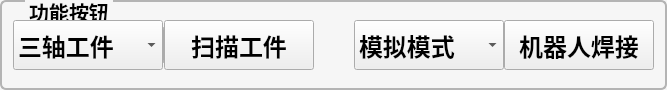
       <widget class="QGroupBox" name="groupBox_5">
        <property name="sizePolicy">
         <sizepolicy hsizetype="Expanding" vsizetype="Expanding">
          <horstretch>0</horstretch>
          <verstretch>0</verstretch>
         </sizepolicy>
        </property>
        <property name="maximumSize">
         <size>
          <width>16777215</width>
          <height>90</height>
         </size>
        </property>
        <property name="font">
         <font>
          <pointsize>15</pointsize>
          <bold>true</bold>
         </font>
        </property>
        <property name="styleSheet">
         <string notr="true">QGroupBox {
	background-color: #f6f6f6;
    border-width: 2px;
    border-radius: 6px;
   border-style:solid;
  border-color: #b4b4b4;
  margin-top: 2ex;
}
QGroupBox::title {
     subcontrol-origin: margin;
     subcontrol-position: top left;
   left:25px;
     margin-left: 0px;
     padding:0 1px;
color: rgb(0, 0, 0);
}</string>
        </property>
        <property name="title">
         <string>功能按钮</string>
        </property>
        <layout class="QGridLayout" name="gridLayout_10">
         <property name="horizontalSpacing">
          <number>0</number>
         </property>
         <item row="0" column="1">
          <widget class="QPushButton" name="pushButton_UpdataWorkbench">
           <property name="minimumSize">
            <size>
             <width>0</width>
             <height>0</height>
            </size>
           </property>
           <property name="maximumSize">
            <size>
             <width>1</width>
             <height>16777215</height>
            </size>
           </property>
           <property name="font">
            <font>
             <pointsize>18</pointsize>
             <bold>true</bold>
            </font>
           </property>
           <property name="text">
            <string/>
           </property>
          </widget>
         </item>
         <item row="0" column="3">
          <spacer name="horizontalSpacer_4">
           <property name="orientation">
            <enum>Qt::Horizontal</enum>
           </property>
           <property name="sizeHint" stdset="0">
            <size>
             <width>40</width>
             <height>20</height>
            </size>
           </property>
          </spacer>
         </item>
         <item row="0" column="2">
          <widget class="QPushButton" name="ProScan">
           <property name="sizePolicy">
            <sizepolicy hsizetype="Expanding" vsizetype="Fixed">
             <horstretch>1</horstretch>
             <verstretch>0</verstretch>
            </sizepolicy>
           </property>
           <property name="minimumSize">
            <size>
             <width>150</width>
             <height>50</height>
            </size>
           </property>
           <property name="font">
            <font>
             <pointsize>18</pointsize>
             <bold>true</bold>
            </font>
           </property>
           <property name="text">
            <string>扫描工件</string>
           </property>
          </widget>
         </item>
         <item row="0" column="5">
          <widget class="QPushButton" name="pushButtonWelding">
           <property name="sizePolicy">
            <sizepolicy hsizetype="Expanding" vsizetype="Fixed">
             <horstretch>1</horstretch>
             <verstretch>0</verstretch>
            </sizepolicy>
           </property>
           <property name="minimumSize">
            <size>
             <width>150</width>
             <height>50</height>
            </size>
           </property>
           <property name="font">
            <font>
             <pointsize>18</pointsize>
             <bold>true</bold>
            </font>
           </property>
           <property name="text">
            <string>机器人焊接</string>
           </property>
          </widget>
         </item>
         <item row="0" column="0">
          <widget class="QComboBox" name="combWorkpiece">
           <property name="minimumSize">
            <size>
             <width>150</width>
             <height>50</height>
            </size>
           </property>
           <property name="font">
            <font>
             <pointsize>18</pointsize>
             <bold>true</bold>
            </font>
           </property>
           <item>
            <property name="text">
             <string>三轴工件</string>
            </property>
           </item>
           <item>
            <property name="text">
             <string>角钢</string>
            </property>
           </item>
           <item>
            <property name="text">
             <string/>
            </property>
           </item>
          </widget>
         </item>
         <item row="0" column="4">
          <widget class="QComboBox" name="comboBox">
           <property name="minimumSize">
            <size>
             <width>150</width>
             <height>50</height>
            </size>
           </property>
           <property name="font">
            <font>
             <pointsize>18</pointsize>
             <bold>true</bold>
            </font>
           </property>
           <item>
            <property name="text">
             <string>模拟模式</string>
            </property>
           </item>
           <item>
            <property name="text">
             <string>焊接模式</string>
            </property>
           </item>
          </widget>
         </item>
        </layout>
       </widget>
